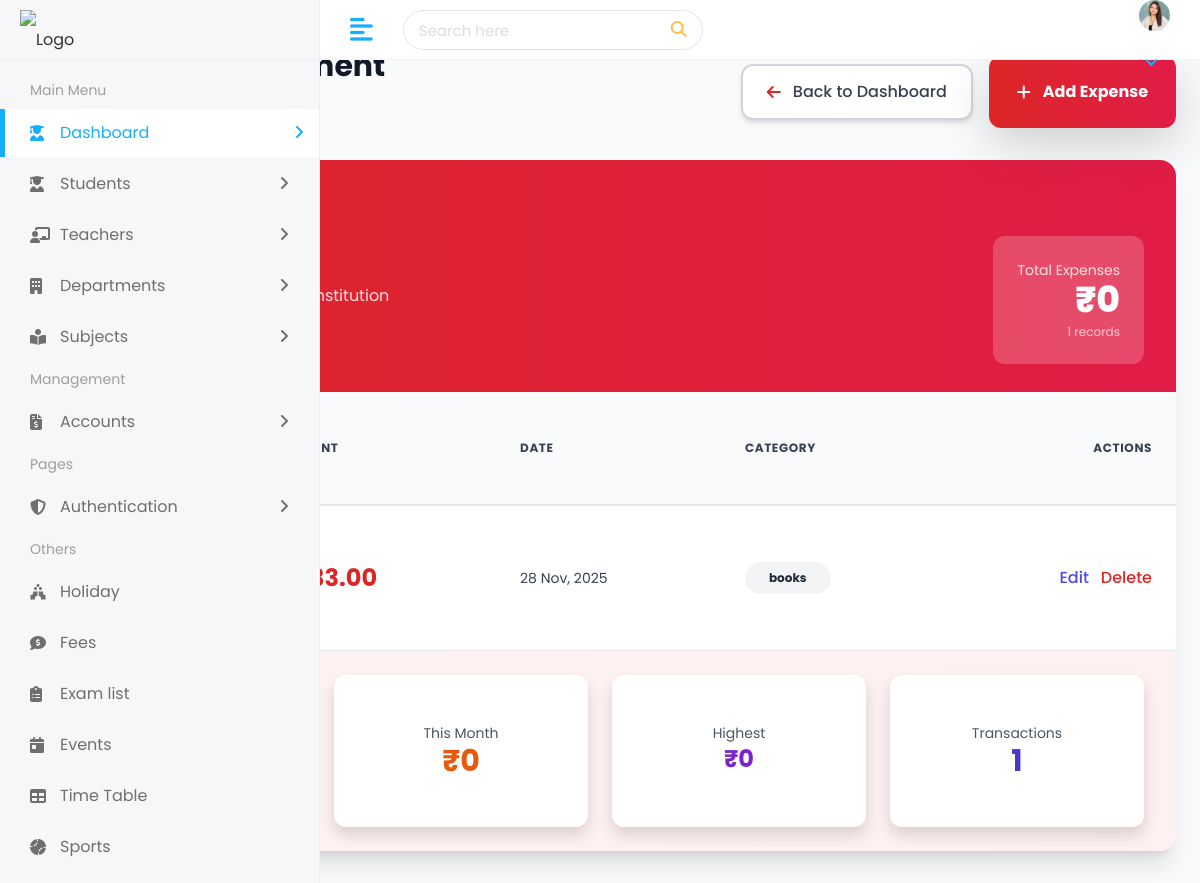
The app's page /student/expenses/ with its own data.
### student/models.py (models this page shows, shortened)
class Expense(models.Model):
    title = models.CharField(max_length=200)
    amount = models.DecimalField(max_digits=10, decimal_places=2)
    category = models.CharField(max_length=100, blank=True, null=True)
    date = models.DateField()
    description = models.TextField(blank=True, null=True)
    created_at = models.DateTimeField(auto_now_add=True)

### student/views.py (the view)
# urls.py: path('expenses/', views.expenses_view, name='expenses'),
def expenses_view(request):
    try:
        from .models import Expense
        expenses = Expense.objects.order_by('-date')
    except Exception:
        expenses = []
    context = {
        'expenses': expenses,
    }
    return render(request, 'expenses.html', context)

### templates/expenses.html (shortened to what this page needs)
{% extends 'Home/base.html' %}
{% load static %}
{% block body %}
<div class="min-h-screen bg-gray-50 py-8 px-4">
    <div class="max-w-7xl mx-auto">
        <div class="flex flex-col sm:flex-row sm:items-center sm:justify-between mb-8">
            <div>
                <h1 class="text-3xl font-bold text-gray-900">Expenses Management</h1>
                <nav class="flex mt-2 text-sm text-gray-600">
                    <a href="{% url 'dashboard' %}" class="hover:text-indigo-600">Dashboard</a>
                    <span class="mx-2">/</span>
                    <span class="text-red-600 font-bold">Expenses</span>
                </nav>
            </div>
            <div class="mt-4 sm:mt-0 flex items-center space-x-4">
                <a href="{% url 'dashboard' %}"
                   class="flex items-center space-x-3 px-6 py-3.5 bg-white border-2 border-gray-300 rounded-xl shadow-md hover:shadow-lg hover:border-gray-400 hover:bg-gray-50 font-medium text-gray-700 transition-all duration-200 transform hover:-translate-x-1">
                    <i class="fas fa-arrow-left text-red-600"></i>
                    <span>Back to Dashboard</span>
                </a>
                <a href="{% url 'add_expenses' %}"
                   class="px-7 py-4 bg-gradient-to-r from-red-600 to-rose-600 hover:from-red-700 hover:to-rose-700 text-white font-bold rounded-xl shadow-lg flex items-center space-x-3 transform hover:scale-105 transition duration-300">
                    <i class="fas fa-plus"></i>
                    <span>Add Expense</span>
                </a>
            </div>
        </div>
        <div class="bg-white rounded-2xl shadow-xl overflow-hidden">
            <div class="px-8 py-7 bg-gradient-to-r from-red-600 to-rose-600">
                <div class="flex flex-col lg:flex-row lg:items-center lg:justify-between">
                    <div>
                        <h2 class="text-2xl font-bold text-white flex items-center">
                        </h2>
                        <p class="text-red-100 mt-1">Track every expenditure of your institution</p>
                    </div>
                    <div class="mt-5 lg:mt-0 bg-white/20 backdrop-blur rounded-xl px-6 py-4 text-right">
                        <p class="text-red-100 text-sm">Total Expenses</p>
                        <p class="text-4xl font-extrabold text-white">₹{{ total_expenses|default:"0" }}</p>
                        <p class="text-red-200 text-xs mt-1">{{ expenses|length }} records</p>
                    </div>
                </div>
            </div>
            <div class="overflow-x-auto">
                <table class="w-full">
                    <thead class="bg-gray-50 border-b-2 border-gray-200">
                        <tr>
                            <th class="px-6 py-5 text-left text-xs font-bold text-gray-700 uppercase tracking-wider">#</th>
                            <th class="px-6 py-5 text-left text-xs font-bold text-gray-700 uppercase tracking-wider">Title</th>
                            <th class="px-6 py-5 text-left text-xs font-bold text-gray-700 uppercase tracking-wider">Amount</th>
                            <th class="px-6 py-5 text-left text-xs font-bold text-gray-700 uppercase tracking-wider">Date</th>
                            <th class="px-6 py-5 text-left text-xs font-bold text-gray-700 uppercase tracking-wider">Category</th>
                            <th class="px-6 py-5 text-right text-xs font-bold text-gray-700 uppercase tracking-wider">Actions</th>
                        </tr>
                    </thead>
                    <tbody class="divide-y divide-gray-200">
                        {% for exp in expenses %}
                        <tr class="hover:bg-red-50 transition duration-200 group">
                            <td class="px-6 py-5 text-sm font-medium text-gray-600">{{ forloop.counter }}</td>
                            <td class="px-6 py-5">
                                <p class="text-lg font-semibold text-gray-900">{{ exp.title }}</p>
                                {% if exp.description %}
                                    <p class="text-xs text-gray-500 mt-1">{{ exp.description|truncatechars:60 }}</p>
                                {% endif %}
                            </td>
                            <td class="px-6 py-5">
                                <span class="text-2xl font-bold text-red-600">₹{{ exp.amount }}</span>
                            </td>
                            <td class="px-6 py-5 text-sm text-gray-700">
                                {{ exp.date|date:"d M, Y" }}
                            </td>
                            <td class="px-6 py-5">
                                <span class="px-4 py-2 inline-flex text-xs font-bold rounded-full
                                    {% if exp.category == 'Salary' %}bg-purple-100 text-purple-800
                                    {% elif exp.category == 'Electricity' %}bg-yellow-100 text-yellow-800
                                    {% elif exp.category == 'Maintenance' %}bg-orange-100 text-orange-800
                                    {% elif exp.category == 'Stationery' %}bg-blue-100 text-blue-800
                                    {% else %}bg-gray-100 text-gray-800{% endif %}">
                                    {{ exp.category|default:"Other" }}
                                </span>
                            </td>
                            <td class="px-6 py-5 text-right">
                                <div class="flex items-center justify-end space-x-3">
                                    <a href="{% url 'edit_expense' exp.id %}"
                                       class="text-indigo-600 hover:text-indigo-800 font-medium hover:underline">
                                        Edit
                                    </a>
                                    <form action="{% url 'delete_expense' exp.id %}" method="POST" class="inline">
                                        <button type="submit"
                                                onclick="return confirm('Delete this expense permanently?')"
                                                class="text-red-600 hover:text-red-800 font-medium hover:underline">
                                            Delete
                                        </button>
                                    </form>
                                </div>
                            </td>
                        </tr>
                        {% endfor %}
                    </tbody>
                </table>
            </div>
            {% if expenses %}
            <div class="px-8 py-6 bg-gradient-to-r from-red-50 to-rose-50 border-t">
                <div class="grid grid-cols-1 sm:grid-cols-4 gap-6 text-center">
                    <div class="bg-white rounded-xl p-5 shadow">
                        <p class="text-gray-600 text-sm">Total Expenses</p>
                        <p class="text-3xl font-bold text-red-600">₹{{ total_expenses|default:"0" }}</p>
                    </div>
                    <div class="bg-white rounded-xl p-5 shadow">
                        <p class="text-gray-600 text-sm">This Month</p>
                        <p class="text-3xl font-bold text-orange-600">₹{{ monthly_expense|default:"0" }}</p>
                    </div>
                    <div class="bg-white rounded-xl p-5 shadow">
                        <p class="text-gray-600 text-sm">Highest</p>
                        <p class="text-2xl font-bold text-purple-700">₹{{ highest_expense|default:"0" }}</p>
                    </div>
                    <div class="bg-white rounded-xl p-5 shadow">
                        <p class="text-gray-600 text-sm">Transactions</p>
                        <p class="text-3xl font-bold text-indigo-700">{{ expenses|length }}</p>
                    </div>
                </div>
            </div>
            {% endif %}
        </div>
    </div>
</div>
<script src="https://cdn.tailwindcss.com"></script>
{% endblock %}

### static/assets/css/style.css (style rules this page uses)
html { height: 100%; }
body { background-color: #fff; color: #333; font-family: 'Poppins', sans-serif; font-size: 1rem; height: 100%; line-height: 1.5; overflow-x: hidden; }
h1, h2, h3, h4, h5, h6 { font-family: 'Poppins', sans-serif; margin-top: 0; }
input, input:focus, button, button:focus { outline: none; }
.bg-white { background-color: #fff; }

### records on screen
Expense: amount "333.00", date "28 Nov, 2025", category "books"

### other values on screen
{{ total_expenses|default:"0" }} "0"
{{ expenses|length }} "1"
{{ monthly_expense|default:"0" }} "0"
{{ highest_expense|default:"0" }} "0"
